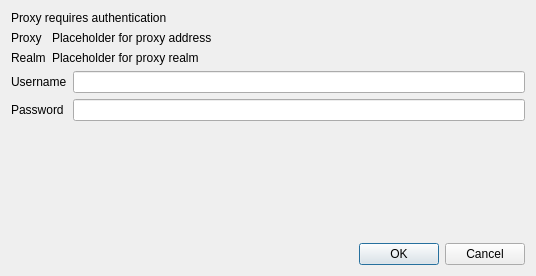
<?xml version="1.0" encoding="UTF-8"?>
<ui version="4.0">
 <class>proxy_authentication</class>
 <widget class="QDialog" name="proxy_authentication">
  <property name="geometry">
   <rect>
    <x>0</x>
    <y>0</y>
    <width>536</width>
    <height>276</height>
   </rect>
  </property>
  <property name="windowTitle">
   <string>Proxy Login Required</string>
  </property>
  <layout class="QVBoxLayout" name="verticalLayout">
   <item>
    <widget class="QLabel" name="label">
     <property name="text">
      <string>Proxy requires authentication</string>
     </property>
    </widget>
   </item>
   <item>
    <layout class="QGridLayout" name="gridLayout_2">
     <item row="0" column="0">
      <widget class="QLabel" name="label_4">
       <property name="text">
        <string>Proxy</string>
       </property>
      </widget>
     </item>
     <item row="0" column="1">
      <widget class="QLabel" name="labelProxyAddress">
       <property name="sizePolicy">
        <sizepolicy hsizetype="Expanding" vsizetype="Preferred">
         <horstretch>0</horstretch>
         <verstretch>0</verstretch>
        </sizepolicy>
       </property>
       <property name="text">
        <string>Placeholder for proxy address</string>
       </property>
      </widget>
     </item>
     <item row="1" column="0">
      <widget class="QLabel" name="labelRealmCaption">
       <property name="text">
        <string>Realm</string>
       </property>
      </widget>
     </item>
     <item row="1" column="1">
      <widget class="QLabel" name="labelProxyRealm">
       <property name="text">
        <string>Placeholder for proxy realm</string>
       </property>
      </widget>
     </item>
    </layout>
   </item>
   <item>
    <layout class="QGridLayout" name="gridLayout">
     <item row="0" column="0">
      <widget class="QLabel" name="label_2">
       <property name="text">
        <string>Username</string>
       </property>
      </widget>
     </item>
     <item row="0" column="1">
      <widget class="QLineEdit" name="lineEditUsername"/>
     </item>
     <item row="1" column="0">
      <widget class="QLabel" name="label_3">
       <property name="text">
        <string>Password</string>
       </property>
      </widget>
     </item>
     <item row="1" column="1">
      <widget class="QLineEdit" name="lineEditPassword">
       <property name="echoMode">
        <enum>QLineEdit::PasswordEchoOnEdit</enum>
       </property>
      </widget>
     </item>
    </layout>
   </item>
   <item>
    <spacer name="verticalSpacer">
     <property name="orientation">
      <enum>Qt::Vertical</enum>
     </property>
     <property name="sizeHint" stdset="0">
      <size>
       <width>20</width>
       <height>40</height>
      </size>
     </property>
    </spacer>
   </item>
   <item>
    <widget class="QDialogButtonBox" name="buttonBox">
     <property name="orientation">
      <enum>Qt::Horizontal</enum>
     </property>
     <property name="standardButtons">
      <set>QDialogButtonBox::Cancel|QDialogButtonBox::Ok</set>
     </property>
    </widget>
   </item>
  </layout>
 </widget>
 <resources/>
 <connections>
  <connection>
   <sender>buttonBox</sender>
   <signal>accepted()</signal>
   <receiver>proxy_authentication</receiver>
   <slot>accept()</slot>
   <hints>
    <hint type="sourcelabel">
     <x>248</x>
     <y>254</y>
    </hint>
    <hint type="destinationlabel">
     <x>157</x>
     <y>274</y>
    </hint>
   </hints>
  </connection>
  <connection>
   <sender>buttonBox</sender>
   <signal>rejected()</signal>
   <receiver>proxy_authentication</receiver>
   <slot>reject()</slot>
   <hints>
    <hint type="sourcelabel">
     <x>316</x>
     <y>260</y>
    </hint>
    <hint type="destinationlabel">
     <x>286</x>
     <y>274</y>
    </hint>
   </hints>
  </connection>
 </connections>
</ui>
